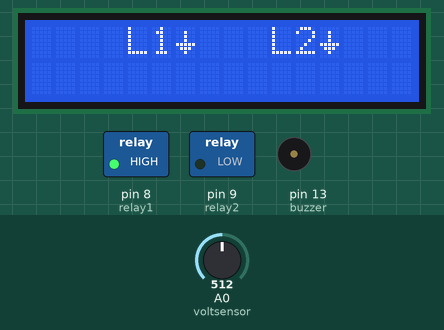
Bench run of a sketch on a simulated Arduino Uno, built with avr-gcc and run on an emulated ATmega328P. Shown: 16×2 character LCD, switched loads named in the sketch (green lamp = pin HIGH), buzzer (waves = sounding, pin HIGH). Dashed ring = blinking. The test bench sets the inputs (shaded band); at power-on: A0 (voltsensor) = 512. What the sketch prints to the serial monitor is not drawn.

Above: at 2.1 s.
3.3 s: A0 (voltsensor) set to 110
At 5.4 s:
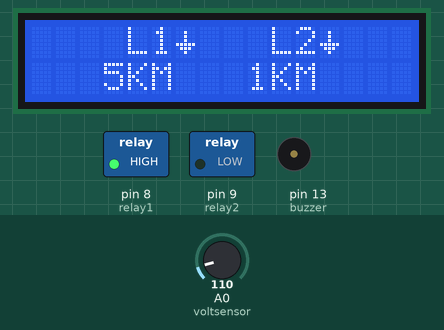
6.3 s: A0 (voltsensor) set to 93
At 8.0 s:
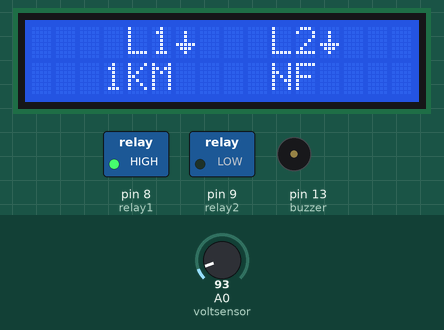
11.2 s: A0 (voltsensor) set to 306
At 11.8 s:
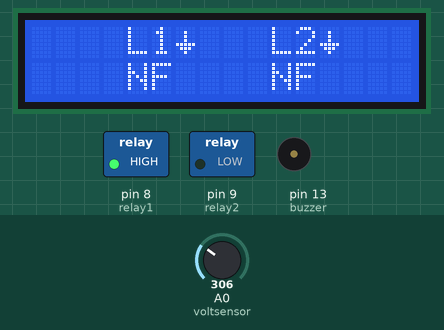
20.0 s: A0 (voltsensor) set to 0
At 21.4 s:
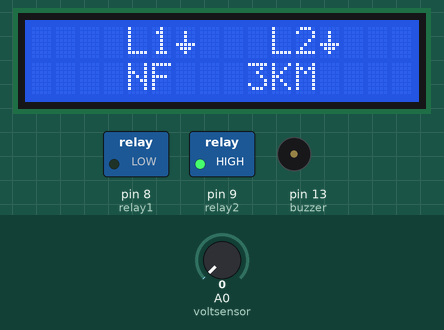
23.1 s: A0 (voltsensor) set to 122
At 24.5 s:
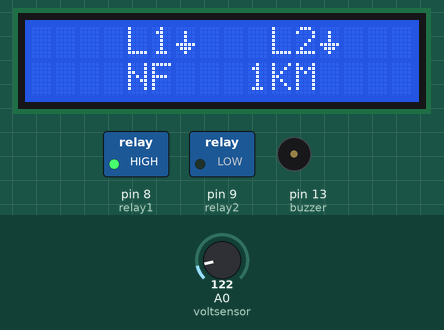
Timing chart, 0 to 27.8 s (numbered marks = the images above; inputs shaded):
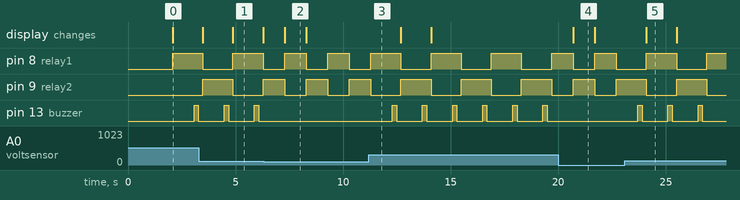

Measured:
- the behaviour switches between 100 and 99 on A0 (voltsensor) (found by bisection; images 1 and 2)
- after the input at 6.3 s, pin 13 (buzzer): stops changing and stays LOW; the display: changes after 0.98 s (image 2)
- after the input at 11.2 s, pin 8 (relay1), pin 9 (relay2): alternates HIGH for 1.4 s and LOW for 1.4 s, starting after 1.5 s; pin 13 (buzzer): alternates HIGH for 0.20 s and LOW for 1.2 s, starting after 1.1 s
- after the input at 20.0 s, pin 13 (buzzer): stops changing and stays LOW; the display: changes after 0.69 s (image 4)
- after the input at 23.1 s, pin 13 (buzzer): alternates HIGH for 0.20 s and LOW for 1.2 s, starting after 0.60 s; the display: changes after 1.0 s (image 5)
- by itself, pin 8 (relay1), pin 9 (relay2): alternates HIGH for 1.0 s and LOW for 1.0 s
- by itself, pin 13 (buzzer): alternates HIGH for 0.20 s and LOW for 1.2 s

The sketch:

project1.ino
```cpp
#include <LiquidCrystal.h>
LiquidCrystal lcd(2,3,4,5,6,7);

#define voltsensor A0

#define relay1 8
#define relay2 9
//#define relay3 10

#define buzzer 13

int read_ADC;
int distance;

byte symbol[8] = {
        B00000,
        B00100,
        B00100,
        B00100,
        B11111,
        B01110,
        B00100,
        B00000};

void setup() {
Serial.begin(9600);
pinMode(voltsensor,INPUT);

pinMode(relay1, OUTPUT);
pinMode(relay2, OUTPUT);

pinMode(buzzer, OUTPUT);

lcd.createChar(1, symbol);

lcd.begin(16, 2);
lcd.clear();
lcd.setCursor(4, 0); // set the cursor to column 0, line 2
lcd.print("Wild Life");
lcd.setCursor(4, 1); // set the cursor to column 0, line 2
lcd.print("Sri Lanka");
delay(2000);
lcd.clear();
}

void loop(){

lcd.setCursor(4,0);
lcd.print("L1");
lcd.write(1);

lcd.setCursor(10,0);
lcd.print("L2");
lcd.write(1);

digitalWrite(relay1,HIGH);
digitalWrite(relay2,LOW);
//digitalWrite(relay3,LOW);
delay(500);

data();
lcd.setCursor(3,1);
if(distance>0){lcd.print(distance); lcd.print("KM  ");}
else{lcd.print(" NF ");}

digitalWrite(relay1,LOW);
digitalWrite(relay2,HIGH);
//digitalWrite(relay3,LOW);
delay(500);

data();

lcd.setCursor(9,1);
if(distance>0){lcd.print(distance); lcd.print("KM  ");}
else{lcd.print(" NF ");}


}


void data(){
read_ADC = analogRead(voltsensor);
Serial.print(read_ADC);
delay(500);
distance = read_ADC/100;

if(distance>9)distance = 0;

if(distance>0){
digitalWrite(buzzer,HIGH);
delay(200);
digitalWrite(buzzer,LOW);
delay(200);
 }

}
```
